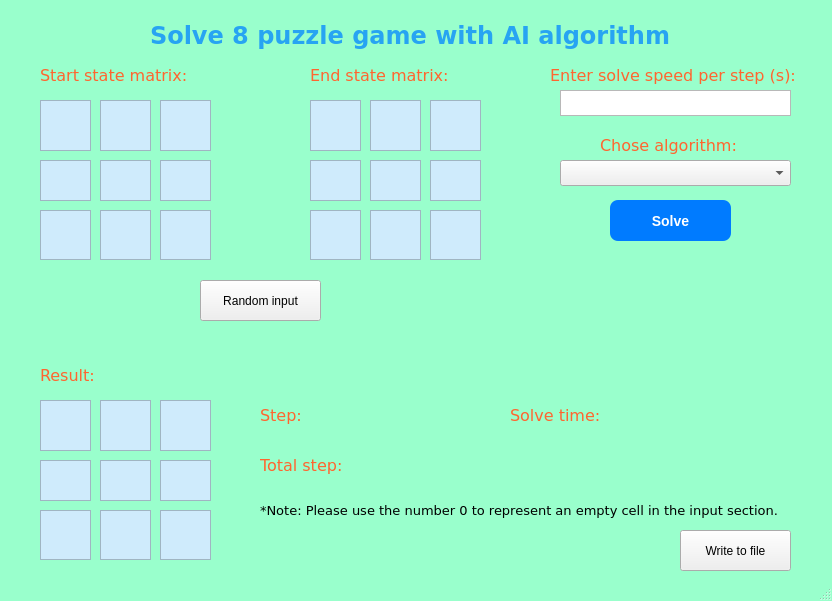
<?xml version="1.0" encoding="UTF-8"?>
<ui version="4.0">
 <class>MainWindow</class>
 <widget class="QMainWindow" name="MainWindow">
  <property name="geometry">
   <rect>
    <x>0</x>
    <y>0</y>
    <width>832</width>
    <height>601</height>
   </rect>
  </property>
  <property name="windowTitle">
   <string>Vo Le Khanh Duy - 23110196</string>
  </property>
  <property name="styleSheet">
   <string notr="true">QMainWindow{
	background-color: #99FFCC;
}</string>
  </property>
  <widget class="QWidget" name="centralwidget">
   <widget class="QLabel" name="lblStartState">
    <property name="geometry">
     <rect>
      <x>40</x>
      <y>60</y>
      <width>161</width>
      <height>31</height>
     </rect>
    </property>
    <property name="font">
     <font>
      <family>Verdana</family>
      <pointsize>12</pointsize>
     </font>
    </property>
    <property name="styleSheet">
     <string notr="true">QLabel{
	color: #FF652F;
}</string>
    </property>
    <property name="text">
     <string>Start state matrix:</string>
    </property>
   </widget>
   <widget class="QLabel" name="lblEndState">
    <property name="geometry">
     <rect>
      <x>310</x>
      <y>60</y>
      <width>161</width>
      <height>31</height>
     </rect>
    </property>
    <property name="font">
     <font>
      <family>Verdana</family>
      <pointsize>12</pointsize>
     </font>
    </property>
    <property name="styleSheet">
     <string notr="true">QLabel{
	color: #FF652F;
}
</string>
    </property>
    <property name="text">
     <string>End state matrix:</string>
    </property>
   </widget>
   <widget class="QPushButton" name="btnSolve">
    <property name="geometry">
     <rect>
      <x>610</x>
      <y>200</y>
      <width>121</width>
      <height>41</height>
     </rect>
    </property>
    <property name="styleSheet">
     <string notr="true">/*QPushButton{
	background-color: #EEE2DC;
	border-radius: 10px;
}*/
QPushButton {
    background-color: #007BFF;
    color: white;
    border-radius: 8px;
    padding: 6px 12px;
    font-size: 14px;
    font-weight: bold;
}

QPushButton:hover {
    background-color: #0056b3;
}

</string>
    </property>
    <property name="text">
     <string>Solve</string>
    </property>
   </widget>
   <widget class="QLabel" name="lblTitle">
    <property name="geometry">
     <rect>
      <x>150</x>
      <y>20</y>
      <width>531</width>
      <height>31</height>
     </rect>
    </property>
    <property name="font">
     <font>
      <family>Verdana</family>
      <pointsize>18</pointsize>
      <weight>75</weight>
      <bold>true</bold>
     </font>
    </property>
    <property name="styleSheet">
     <string notr="true">QLabel{
	color: #27A4F2;
}</string>
    </property>
    <property name="text">
     <string>Solve 8 puzzle game with AI algorithm</string>
    </property>
   </widget>
   <widget class="QPlainTextEdit" name="cell1">
    <property name="geometry">
     <rect>
      <x>40</x>
      <y>100</y>
      <width>51</width>
      <height>51</height>
     </rect>
    </property>
    <property name="font">
     <font>
      <family>Verdana</family>
      <pointsize>10</pointsize>
     </font>
    </property>
    <property name="styleSheet">
     <string notr="true">QPlainTextEdit{
	background-color: #CFEBFC;
	color: black
}</string>
    </property>
   </widget>
   <widget class="QPlainTextEdit" name="cell2">
    <property name="geometry">
     <rect>
      <x>100</x>
      <y>100</y>
      <width>51</width>
      <height>51</height>
     </rect>
    </property>
    <property name="font">
     <font>
      <family>Verdana</family>
      <pointsize>10</pointsize>
     </font>
    </property>
    <property name="styleSheet">
     <string notr="true">QPlainTextEdit{
	background-color: #CFEBFC;
	color: black
}</string>
    </property>
   </widget>
   <widget class="QPlainTextEdit" name="cell3">
    <property name="geometry">
     <rect>
      <x>160</x>
      <y>100</y>
      <width>51</width>
      <height>51</height>
     </rect>
    </property>
    <property name="font">
     <font>
      <family>Verdana</family>
      <pointsize>10</pointsize>
     </font>
    </property>
    <property name="styleSheet">
     <string notr="true">QPlainTextEdit{
	background-color: #CFEBFC;
	color: black
}</string>
    </property>
   </widget>
   <widget class="QPlainTextEdit" name="cell4">
    <property name="geometry">
     <rect>
      <x>40</x>
      <y>160</y>
      <width>51</width>
      <height>41</height>
     </rect>
    </property>
    <property name="font">
     <font>
      <family>Verdana</family>
      <pointsize>10</pointsize>
     </font>
    </property>
    <property name="styleSheet">
     <string notr="true">QPlainTextEdit{
	background-color: #CFEBFC;
	color: black
}</string>
    </property>
   </widget>
   <widget class="QPlainTextEdit" name="cell5">
    <property name="geometry">
     <rect>
      <x>100</x>
      <y>160</y>
      <width>51</width>
      <height>41</height>
     </rect>
    </property>
    <property name="font">
     <font>
      <family>Verdana</family>
      <pointsize>10</pointsize>
     </font>
    </property>
    <property name="styleSheet">
     <string notr="true">QPlainTextEdit{
	background-color: #CFEBFC;
	color: black
}</string>
    </property>
   </widget>
   <widget class="QPlainTextEdit" name="cell6">
    <property name="geometry">
     <rect>
      <x>160</x>
      <y>160</y>
      <width>51</width>
      <height>41</height>
     </rect>
    </property>
    <property name="font">
     <font>
      <family>Verdana</family>
      <pointsize>10</pointsize>
     </font>
    </property>
    <property name="styleSheet">
     <string notr="true">QPlainTextEdit{
	background-color: #CFEBFC;
	color: black
}</string>
    </property>
   </widget>
   <widget class="QPlainTextEdit" name="cell7">
    <property name="geometry">
     <rect>
      <x>40</x>
      <y>210</y>
      <width>51</width>
      <height>50</height>
     </rect>
    </property>
    <property name="font">
     <font>
      <family>Verdana</family>
      <pointsize>10</pointsize>
     </font>
    </property>
    <property name="styleSheet">
     <string notr="true">QPlainTextEdit{
	background-color: #CFEBFC;
	color: black
}</string>
    </property>
   </widget>
   <widget class="QPlainTextEdit" name="cell8">
    <property name="geometry">
     <rect>
      <x>100</x>
      <y>210</y>
      <width>51</width>
      <height>50</height>
     </rect>
    </property>
    <property name="font">
     <font>
      <family>Verdana</family>
      <pointsize>10</pointsize>
     </font>
    </property>
    <property name="styleSheet">
     <string notr="true">QPlainTextEdit{
	background-color: #CFEBFC;
	color: black
}</string>
    </property>
   </widget>
   <widget class="QPlainTextEdit" name="cell9">
    <property name="geometry">
     <rect>
      <x>160</x>
      <y>210</y>
      <width>51</width>
      <height>50</height>
     </rect>
    </property>
    <property name="font">
     <font>
      <family>Verdana</family>
      <pointsize>10</pointsize>
     </font>
    </property>
    <property name="styleSheet">
     <string notr="true">QPlainTextEdit{
	background-color: #CFEBFC;
	color: black
}</string>
    </property>
   </widget>
   <widget class="QPlainTextEdit" name="cell4_2">
    <property name="geometry">
     <rect>
      <x>310</x>
      <y>160</y>
      <width>51</width>
      <height>41</height>
     </rect>
    </property>
    <property name="font">
     <font>
      <family>Verdana</family>
      <pointsize>10</pointsize>
     </font>
    </property>
    <property name="styleSheet">
     <string notr="true">QPlainTextEdit{
	background-color: #CFEBFC;
	color: black
}</string>
    </property>
   </widget>
   <widget class="QPlainTextEdit" name="cell7_2">
    <property name="geometry">
     <rect>
      <x>310</x>
      <y>210</y>
      <width>51</width>
      <height>50</height>
     </rect>
    </property>
    <property name="font">
     <font>
      <family>Verdana</family>
      <pointsize>10</pointsize>
     </font>
    </property>
    <property name="styleSheet">
     <string notr="true">QPlainTextEdit{
	background-color: #CFEBFC;
	color: black
}</string>
    </property>
   </widget>
   <widget class="QPlainTextEdit" name="cell8_2">
    <property name="geometry">
     <rect>
      <x>370</x>
      <y>210</y>
      <width>51</width>
      <height>50</height>
     </rect>
    </property>
    <property name="font">
     <font>
      <family>Verdana</family>
      <pointsize>10</pointsize>
     </font>
    </property>
    <property name="styleSheet">
     <string notr="true">QPlainTextEdit{
	background-color: #CFEBFC;
	color: black
}</string>
    </property>
   </widget>
   <widget class="QPlainTextEdit" name="cell9_2">
    <property name="geometry">
     <rect>
      <x>430</x>
      <y>210</y>
      <width>51</width>
      <height>50</height>
     </rect>
    </property>
    <property name="font">
     <font>
      <family>Verdana</family>
      <pointsize>10</pointsize>
     </font>
    </property>
    <property name="styleSheet">
     <string notr="true">QPlainTextEdit{
	background-color: #CFEBFC;
	color: black
}</string>
    </property>
   </widget>
   <widget class="QPlainTextEdit" name="cell5_2">
    <property name="geometry">
     <rect>
      <x>370</x>
      <y>160</y>
      <width>51</width>
      <height>41</height>
     </rect>
    </property>
    <property name="font">
     <font>
      <family>Verdana</family>
      <pointsize>10</pointsize>
     </font>
    </property>
    <property name="styleSheet">
     <string notr="true">QPlainTextEdit{
	background-color: #CFEBFC;
	color: black
}</string>
    </property>
   </widget>
   <widget class="QPlainTextEdit" name="cell6_2">
    <property name="geometry">
     <rect>
      <x>430</x>
      <y>160</y>
      <width>51</width>
      <height>41</height>
     </rect>
    </property>
    <property name="font">
     <font>
      <family>Verdana</family>
      <pointsize>10</pointsize>
     </font>
    </property>
    <property name="styleSheet">
     <string notr="true">QPlainTextEdit{
	background-color: #CFEBFC;
	color: black
}</string>
    </property>
   </widget>
   <widget class="QPlainTextEdit" name="cell1_2">
    <property name="geometry">
     <rect>
      <x>310</x>
      <y>100</y>
      <width>51</width>
      <height>51</height>
     </rect>
    </property>
    <property name="font">
     <font>
      <family>Verdana</family>
      <pointsize>10</pointsize>
     </font>
    </property>
    <property name="styleSheet">
     <string notr="true">QPlainTextEdit{
	background-color: #CFEBFC;
	color: black
}</string>
    </property>
   </widget>
   <widget class="QPlainTextEdit" name="cell3_2">
    <property name="geometry">
     <rect>
      <x>430</x>
      <y>100</y>
      <width>51</width>
      <height>51</height>
     </rect>
    </property>
    <property name="font">
     <font>
      <family>Verdana</family>
      <pointsize>10</pointsize>
     </font>
    </property>
    <property name="styleSheet">
     <string notr="true">QPlainTextEdit{
	background-color: #CFEBFC;
	color: black
}</string>
    </property>
   </widget>
   <widget class="QPlainTextEdit" name="cell2_2">
    <property name="geometry">
     <rect>
      <x>370</x>
      <y>100</y>
      <width>51</width>
      <height>51</height>
     </rect>
    </property>
    <property name="font">
     <font>
      <family>Verdana</family>
      <pointsize>10</pointsize>
     </font>
    </property>
    <property name="styleSheet">
     <string notr="true">QPlainTextEdit{
	background-color: #CFEBFC;
	color: black
}</string>
    </property>
   </widget>
   <widget class="QPlainTextEdit" name="cell3_3">
    <property name="geometry">
     <rect>
      <x>160</x>
      <y>400</y>
      <width>51</width>
      <height>51</height>
     </rect>
    </property>
    <property name="font">
     <font>
      <family>Verdana</family>
      <pointsize>10</pointsize>
     </font>
    </property>
    <property name="styleSheet">
     <string notr="true">QPlainTextEdit{
	background-color: #CFEBFC;
	color: black
}</string>
    </property>
    <property name="readOnly">
     <bool>true</bool>
    </property>
   </widget>
   <widget class="QPlainTextEdit" name="cell7_3">
    <property name="geometry">
     <rect>
      <x>40</x>
      <y>510</y>
      <width>51</width>
      <height>50</height>
     </rect>
    </property>
    <property name="font">
     <font>
      <family>Verdana</family>
      <pointsize>10</pointsize>
     </font>
    </property>
    <property name="styleSheet">
     <string notr="true">QPlainTextEdit{
	background-color: #CFEBFC;
	color: black
}</string>
    </property>
    <property name="readOnly">
     <bool>true</bool>
    </property>
   </widget>
   <widget class="QPlainTextEdit" name="cell8_3">
    <property name="geometry">
     <rect>
      <x>100</x>
      <y>510</y>
      <width>51</width>
      <height>50</height>
     </rect>
    </property>
    <property name="font">
     <font>
      <family>Verdana</family>
      <pointsize>10</pointsize>
     </font>
    </property>
    <property name="styleSheet">
     <string notr="true">QPlainTextEdit{
	background-color: #CFEBFC;
	color: black
}</string>
    </property>
    <property name="readOnly">
     <bool>true</bool>
    </property>
   </widget>
   <widget class="QPlainTextEdit" name="cell9_3">
    <property name="geometry">
     <rect>
      <x>160</x>
      <y>510</y>
      <width>51</width>
      <height>50</height>
     </rect>
    </property>
    <property name="font">
     <font>
      <family>Verdana</family>
      <pointsize>10</pointsize>
     </font>
    </property>
    <property name="styleSheet">
     <string notr="true">QPlainTextEdit{
	background-color: #CFEBFC;
	color: black
}</string>
    </property>
    <property name="readOnly">
     <bool>true</bool>
    </property>
   </widget>
   <widget class="QPlainTextEdit" name="cell5_3">
    <property name="geometry">
     <rect>
      <x>100</x>
      <y>460</y>
      <width>51</width>
      <height>41</height>
     </rect>
    </property>
    <property name="font">
     <font>
      <family>Verdana</family>
      <pointsize>10</pointsize>
     </font>
    </property>
    <property name="styleSheet">
     <string notr="true">QPlainTextEdit{
	background-color: #CFEBFC;
	color: black
}</string>
    </property>
    <property name="readOnly">
     <bool>true</bool>
    </property>
   </widget>
   <widget class="QPlainTextEdit" name="cell4_3">
    <property name="geometry">
     <rect>
      <x>40</x>
      <y>460</y>
      <width>51</width>
      <height>41</height>
     </rect>
    </property>
    <property name="font">
     <font>
      <family>Verdana</family>
      <pointsize>10</pointsize>
     </font>
    </property>
    <property name="styleSheet">
     <string notr="true">QPlainTextEdit{
	background-color: #CFEBFC;
	color: black
}</string>
    </property>
    <property name="readOnly">
     <bool>true</bool>
    </property>
   </widget>
   <widget class="QPlainTextEdit" name="cell1_3">
    <property name="geometry">
     <rect>
      <x>40</x>
      <y>400</y>
      <width>51</width>
      <height>51</height>
     </rect>
    </property>
    <property name="font">
     <font>
      <family>Verdana</family>
      <pointsize>10</pointsize>
     </font>
    </property>
    <property name="styleSheet">
     <string notr="true">QPlainTextEdit{
	background-color: #CFEBFC;
	color: black
}</string>
    </property>
    <property name="readOnly">
     <bool>true</bool>
    </property>
   </widget>
   <widget class="QPlainTextEdit" name="cell2_3">
    <property name="geometry">
     <rect>
      <x>100</x>
      <y>400</y>
      <width>51</width>
      <height>51</height>
     </rect>
    </property>
    <property name="font">
     <font>
      <family>Verdana</family>
      <pointsize>10</pointsize>
     </font>
    </property>
    <property name="styleSheet">
     <string notr="true">QPlainTextEdit{
	background-color: #CFEBFC;
	color: black
}</string>
    </property>
    <property name="readOnly">
     <bool>true</bool>
    </property>
   </widget>
   <widget class="QPlainTextEdit" name="cell6_3">
    <property name="geometry">
     <rect>
      <x>160</x>
      <y>460</y>
      <width>51</width>
      <height>41</height>
     </rect>
    </property>
    <property name="font">
     <font>
      <family>Verdana</family>
      <pointsize>10</pointsize>
     </font>
    </property>
    <property name="styleSheet">
     <string notr="true">QPlainTextEdit{
	background-color: #CFEBFC;
	color: black
}</string>
    </property>
    <property name="readOnly">
     <bool>true</bool>
    </property>
   </widget>
   <widget class="QLabel" name="lblResult">
    <property name="geometry">
     <rect>
      <x>40</x>
      <y>360</y>
      <width>161</width>
      <height>31</height>
     </rect>
    </property>
    <property name="font">
     <font>
      <family>Verdana</family>
      <pointsize>12</pointsize>
     </font>
    </property>
    <property name="styleSheet">
     <string notr="true">QLabel{
	color: #FF652F;
}</string>
    </property>
    <property name="text">
     <string>Result:</string>
    </property>
   </widget>
   <widget class="QLabel" name="lblStep">
    <property name="geometry">
     <rect>
      <x>260</x>
      <y>400</y>
      <width>161</width>
      <height>31</height>
     </rect>
    </property>
    <property name="font">
     <font>
      <family>Verdana</family>
      <pointsize>12</pointsize>
     </font>
    </property>
    <property name="styleSheet">
     <string notr="true">QLabel{
	color: #FF652F;
}
</string>
    </property>
    <property name="text">
     <string>Step:</string>
    </property>
   </widget>
   <widget class="QPlainTextEdit" name="txtStep">
    <property name="geometry">
     <rect>
      <x>310</x>
      <y>400</y>
      <width>101</width>
      <height>31</height>
     </rect>
    </property>
    <property name="font">
     <font>
      <family>Verdana</family>
      <pointsize>10</pointsize>
     </font>
    </property>
    <property name="styleSheet">
     <string notr="true">QPlainTextEdit{
	background-color: transparent;
	color: black
}</string>
    </property>
    <property name="frameShape">
     <enum>QFrame::NoFrame</enum>
    </property>
    <property name="textInteractionFlags">
     <set>Qt::NoTextInteraction</set>
    </property>
   </widget>
   <widget class="QLabel" name="lblTotalStep">
    <property name="geometry">
     <rect>
      <x>260</x>
      <y>450</y>
      <width>161</width>
      <height>31</height>
     </rect>
    </property>
    <property name="font">
     <font>
      <family>Verdana</family>
      <pointsize>12</pointsize>
     </font>
    </property>
    <property name="styleSheet">
     <string notr="true">QLabel{
	color: #FF652F;
}</string>
    </property>
    <property name="text">
     <string>Total step:</string>
    </property>
   </widget>
   <widget class="QPlainTextEdit" name="txtTotalStep">
    <property name="geometry">
     <rect>
      <x>360</x>
      <y>450</y>
      <width>101</width>
      <height>31</height>
     </rect>
    </property>
    <property name="font">
     <font>
      <family>Verdana</family>
      <pointsize>10</pointsize>
     </font>
    </property>
    <property name="styleSheet">
     <string notr="true">QPlainTextEdit{
	background-color: transparent;
	color: black
}</string>
    </property>
    <property name="frameShape">
     <enum>QFrame::NoFrame</enum>
    </property>
    <property name="textInteractionFlags">
     <set>Qt::NoTextInteraction</set>
    </property>
   </widget>
   <widget class="QLabel" name="lblSolveTime">
    <property name="geometry">
     <rect>
      <x>510</x>
      <y>400</y>
      <width>161</width>
      <height>31</height>
     </rect>
    </property>
    <property name="font">
     <font>
      <family>Verdana</family>
      <pointsize>12</pointsize>
     </font>
    </property>
    <property name="styleSheet">
     <string notr="true">QLabel{
	color: #FF652F;
}</string>
    </property>
    <property name="text">
     <string>Solve time:</string>
    </property>
   </widget>
   <widget class="QPlainTextEdit" name="txtSolveTime">
    <property name="geometry">
     <rect>
      <x>610</x>
      <y>400</y>
      <width>181</width>
      <height>31</height>
     </rect>
    </property>
    <property name="font">
     <font>
      <family>Verdana</family>
      <pointsize>10</pointsize>
     </font>
    </property>
    <property name="styleSheet">
     <string notr="true">QPlainTextEdit{
	background-color: transparent;
	color: black
}</string>
    </property>
    <property name="frameShape">
     <enum>QFrame::NoFrame</enum>
    </property>
    <property name="textInteractionFlags">
     <set>Qt::NoTextInteraction</set>
    </property>
   </widget>
   <widget class="QPushButton" name="btnWriteToFile">
    <property name="geometry">
     <rect>
      <x>680</x>
      <y>530</y>
      <width>111</width>
      <height>41</height>
     </rect>
    </property>
    <property name="styleSheet">
     <string notr="true">/*QPushButton{
	background-color: #EEE2DC;
	border-radius: 10px;
}*/
QPushButton#writeToFile {
    background-color: #28A745;
}

QPushButton#writeToFile:hover {
    background-color: #218838;
}</string>
    </property>
    <property name="text">
     <string>Write to file</string>
    </property>
   </widget>
   <widget class="QLabel" name="lblNote">
    <property name="geometry">
     <rect>
      <x>260</x>
      <y>500</y>
      <width>551</width>
      <height>21</height>
     </rect>
    </property>
    <property name="font">
     <font>
      <family>Verdana</family>
      <pointsize>10</pointsize>
     </font>
    </property>
    <property name="text">
     <string>*Note: Please use the number 0 to represent an empty cell in the input section.</string>
    </property>
   </widget>
   <widget class="QPushButton" name="btnRandomInput">
    <property name="geometry">
     <rect>
      <x>200</x>
      <y>280</y>
      <width>121</width>
      <height>41</height>
     </rect>
    </property>
    <property name="styleSheet">
     <string notr="true">/*QPushButton{
	background-color: #EEE2DC;
	border-radius: 10px;
}*/
QPushButton#writeToFile {
    background-color: #28A745;
}

QPushButton#writeToFile:hover {
    background-color: #218838;
}</string>
    </property>
    <property name="text">
     <string>Random input</string>
    </property>
   </widget>
   <widget class="QLabel" name="lblStartState_2">
    <property name="geometry">
     <rect>
      <x>600</x>
      <y>130</y>
      <width>161</width>
      <height>31</height>
     </rect>
    </property>
    <property name="font">
     <font>
      <family>Verdana</family>
      <pointsize>12</pointsize>
     </font>
    </property>
    <property name="styleSheet">
     <string notr="true">QLabel{
	color: #FF652F;
}</string>
    </property>
    <property name="text">
     <string>Chose algorithm:</string>
    </property>
   </widget>
   <widget class="QLabel" name="lblStartState_3">
    <property name="geometry">
     <rect>
      <x>550</x>
      <y>60</y>
      <width>261</width>
      <height>31</height>
     </rect>
    </property>
    <property name="font">
     <font>
      <family>Verdana</family>
      <pointsize>12</pointsize>
     </font>
    </property>
    <property name="styleSheet">
     <string notr="true">QLabel{
	color: #FF652F;
}</string>
    </property>
    <property name="text">
     <string>Enter solve speed per step (s):</string>
    </property>
   </widget>
   <widget class="QPlainTextEdit" name="txtSolveSpeedPerStep">
    <property name="geometry">
     <rect>
      <x>560</x>
      <y>90</y>
      <width>231</width>
      <height>26</height>
     </rect>
    </property>
   </widget>
   <widget class="QComboBox" name="cbbAlgorithm">
    <property name="geometry">
     <rect>
      <x>560</x>
      <y>160</y>
      <width>231</width>
      <height>26</height>
     </rect>
    </property>
   </widget>
  </widget>
  <widget class="QMenuBar" name="menubar">
   <property name="geometry">
    <rect>
     <x>0</x>
     <y>0</y>
     <width>832</width>
     <height>21</height>
    </rect>
   </property>
  </widget>
  <widget class="QStatusBar" name="statusbar"/>
 </widget>
 <resources/>
 <connections/>
</ui>
